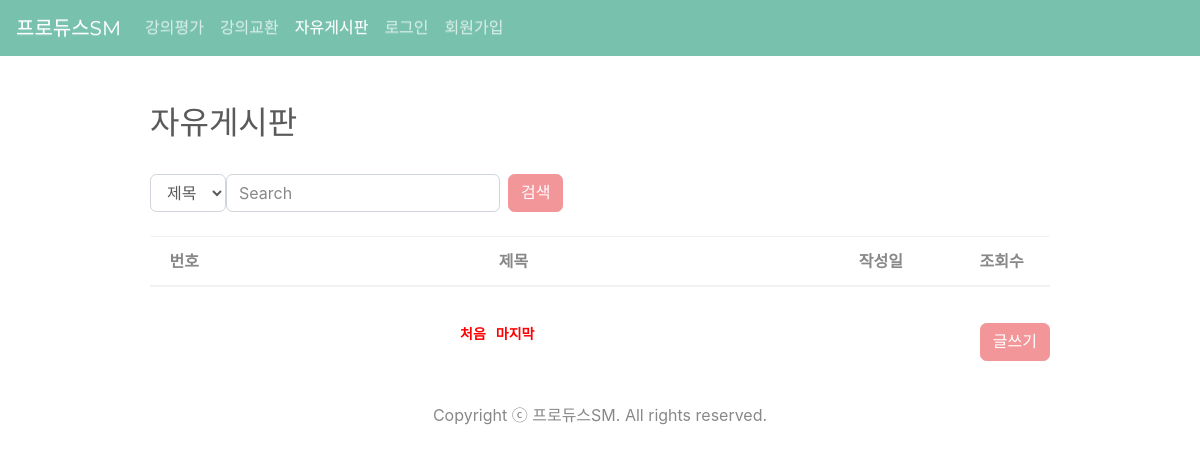
Page /page/list.php on the earlier database version.
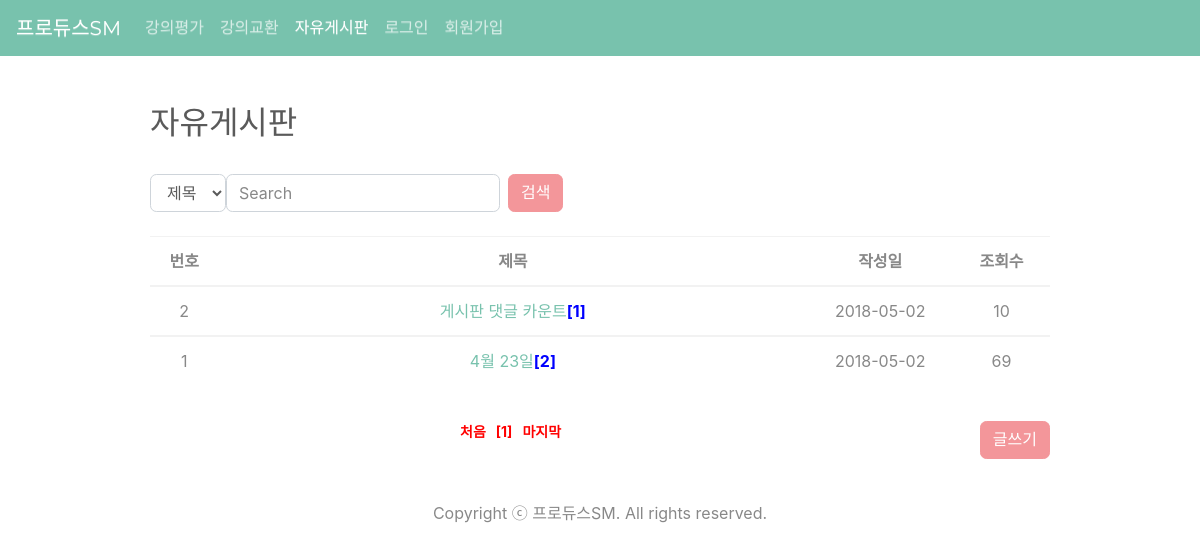
Same page on the later database version.
### tables this page shows
CREATE TABLE `free_board` (
  `idx` int(11) NOT NULL,
  `name` varchar(100) NOT NULL,
  `title` varchar(100) NOT NULL,
  `content` text NOT NULL,
  `date` date NOT NULL,
  `hit` int(11) NOT NULL,
  `file` varchar(100)
);

### db.php (called while the page is built, shortened)
<?php
 $db = new mysqli("localhost","root","123456","producesm");
 $db->set_charset("utf8");
 function mq($sql){
   global $db;
   return $db->query($sql);
 }
 ?>

### page/list.php (the view, shortened to what the changed rows need)
<?php	include "../db.php"; ?>
<!doctype html>
<html lang="ko">
 <head>
  <link rel="stylesheet" href="../css/board.css" />
	<link rel="stylesheet" href="../css/bootstrap.min.css">
	<link rel="stylesheet" href="../css/bootstrap-theme.min.css">
 </head>
 <body>
    <div id="board_area">
	 	 <br><br><h2>자유게시판</h2>
		 <br>
        <?php if(isset($_SESSION['userid'])){ ?>
          <div style="display:block">
            <h6 align="right"><?php echo $_SESSION['userid']; ?>님 환영합니다.</h6>
          </div>
        <?php } else { ?>
          <br>
        <?php } ?>
						<table class="table table-hover">
            	<thead>
                	<tr>
                    	<th width="70">번호</th>
                        <th width="620">제목</th>
                        <th width="150">작성일</th>
                        <th width="100">조회수</th>
                    </tr>
                </thead>
								<?php
                 if(isset($_GET['page'])){
                    $page = $_GET['page'];
                 }else{
                    $page = 1;
                 }
								 $subString = '';
						 	 	 if(isset($searchColumn) && isset($searchText)) {
							 	 	$searchSql = ' where ' . $searchColumn . ' like "%' . $searchText . '%"';
						 		 } else {
							 	 	$searchSql = '';
						 		 }
                    $bo_mq = mq("select * from free_board");
                    $row_num = mysqli_num_rows($bo_mq);
                    $list = 5;
                    $block_ct = 5;
                    $block_num = ceil($page/$block_ct);
                    $block_start = (($block_num - 1) * $block_ct) + 1;
                    $block_end = $block_start + $block_ct - 1;
                    $total_page = ceil($row_num / $list);
										if($block_end > $total_page) $block_end = $total_page;
                    $start_num = ($page-1) * $list;
										$sql = mq("select * from free_board $searchSql order by idx desc limit $start_num, $list");
                    while($free_board = $sql->fetch_array()){
            		$title=$free_board["title"];
                    $sql2 = mq("select * from free_reply where con_num='".$free_board['idx']."'");
                    $rep_count = mysqli_num_rows($sql2);
            		?>
            	<tbody>
            		<tr>
                        <td width="70"><?php echo $free_board['idx']; ?></td>
                        <td width="620">
                          <a href='free_board/free_read.php?idx=<?php echo $free_board["idx"]; ?>'>
														<?php   echo $title; ?><span class="re_ct">[<?php echo $rep_count; ?>]</span></a>
	                      </td>
                        <td width="150"><?php echo $free_board['date']?></td>
                        <td width="100"><?php echo $free_board['hit']; ?></td>
                    </tr>
            	</tbody>
            	<?php } ?>
            </table>
						<div id="page_num">
                <ul>
                    <?php
                        if($page <= 1){
                            echo "<li class='fo_re'>처음</li>";
                        }else{
                            echo "<li><a href=?page=1".$subString.">처음</a></li>";
                        }
                        for($i=$block_start; $i<=$block_end; $i++){
                            if($page == $i){
                                echo "<li class='fo_re'>[$i]</li>";
                            }else{
                                echo "<li><a href='?page=$i".$subString."'>[$i]</a></li>";
                            }
                        }
                        if($page >= $total_page){
                            echo "<li class='fo_re'>마지막</li>";
                        }else{
                            echo "<li><a href=?page=$total_page".$subString.">마지막</a></li>";
                        }
                    ?>
                </ul>
            </div>
        </div>
    </body>
</html>

Differences in the rows shown:
added free_board: idx "2", title "게시판 댓글 카운트", rep_count "1", date "2018-05-02", hit "10"
added free_board: idx "1", title "4월 23일", rep_count "2", date "2018-05-02", hit "69"
Other differences:
new list line: "[ 1 ]"
